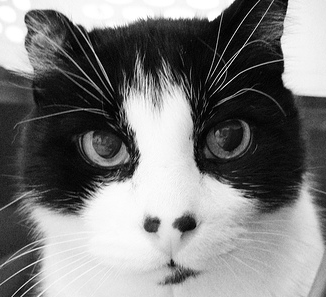
#> input picture cat/0.jpg, 326 x 297 px, found by its file name; its folder holds 4 pictures in this run
$ jupyter execute --allow-errors Final_proj.ipynb
#> lines starting #> are read from the running program, lines starting #| are printed output that depends on the picture
#> further down, image is the input picture: shape (297, 326); min 0, max 255, mean 125
#> `image = cv.resize(image,image_size)`:
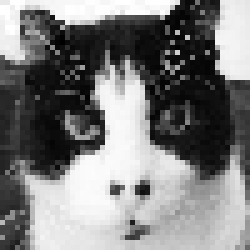
#> image: shape (50, 50) (shown 5 times larger); min 0, max 255, mean 125.2
#> `image = image.reshape(image.size)`: image = 2500 values, max 255 at index 2, min 0 at index 412, mean 125.2
#> pass 2 of the loop `for i in range(numFiles-1):`:
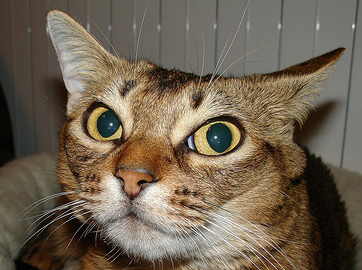
#> input picture cat/1.jpg, 362 x 270 px, found by its file name
#> `image = cv.imread(path+'/'+str(i)+'.jpg',cv.IMREAD_GRAYSCALE)`:
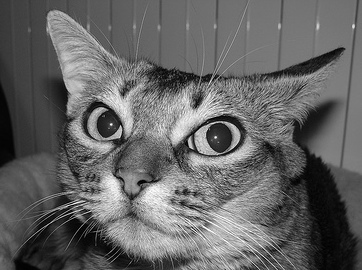
#> image: shape (270, 362); min 0, max 255, mean 100.4
#> `image = cv.resize(image,image_size)`:
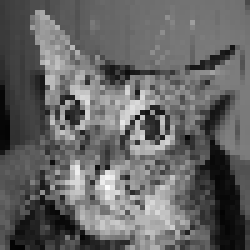
#> image: shape (50, 50) (shown 5 times larger); min 3, max 253, mean 100.9
#> `image = image.reshape(image.size)`: image = 2500 values, max 253 at index 1871, min 3 at index 2144, mean 100.9
[cell 1]
import os
import cv2 as cv
import numpy as np
import matplotlib.pyplot as plt
import scipy.linalg as la

[cell 2]
# cat part

[cell 3]
# pre-process data

[cell 4]
path='/Users/xiaoshuaiheng/Desktop/EE 551 Python/final project/cat'
trainFiles = os.listdir(path)
numFiles = len(trainFiles)
image_size=(50,50)
cat_set=[]
#> (the rest of this cell did not finish here and is left out)

[cell 5]
cat_set=np.array(cat_set)     # convert image_set type to array
print(cat_set.shape)
#| (2, 2500)
cat_set=np.transpose(cat_set)   # get the transpose image_Set matrix
#> cat_set = 2500 pairs, first value 0 to 255, second value 3 to 253
print(cat_set.shape)
#| (2500, 2)

[cell 6]
# get the mean face

[cell 7]
mean_cat = cat_set.mean(axis=1)
#> mean_cat = 2500 values, max 246.5 at index 1771, min 10.5 at index 1642, mean 113.1
mean_cat.shape
plt.imshow(mean_cat.reshape(50,50),cmap='gray')
plt.title('mean cat face')
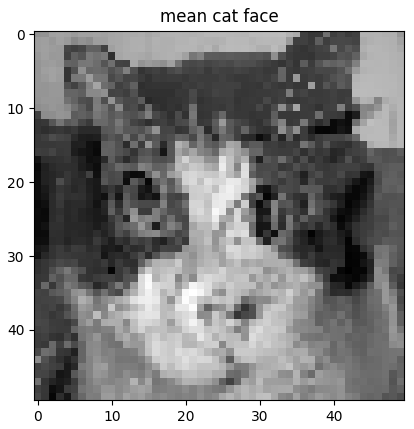
#> figure drawn by matplotlib, 1 panel

[cell 8]
# using PCA algorithm get the eigenfaces

[cell 9]
scatter_matrix=np.zeros(shape=(2500,2500)) # set up an empty scatter_matrix
#> (the rest of this cell did not finish here and is left out)

[cell 10]
(eigenvalues,eigenvectors)=la.eig(scatter_matrix) # eigendecomposition

[cell 11]
eigenvalues=eigenvalues.real   # convert complex nums to real nums
#> eigenvalues = 2500 values, max 13563786.5 at index 0, min -1.42e-09 at index 1, mean 5425.5
print(eigenvalues)
#> (printed output is left out)
eigenvectors=eigenvectors.real
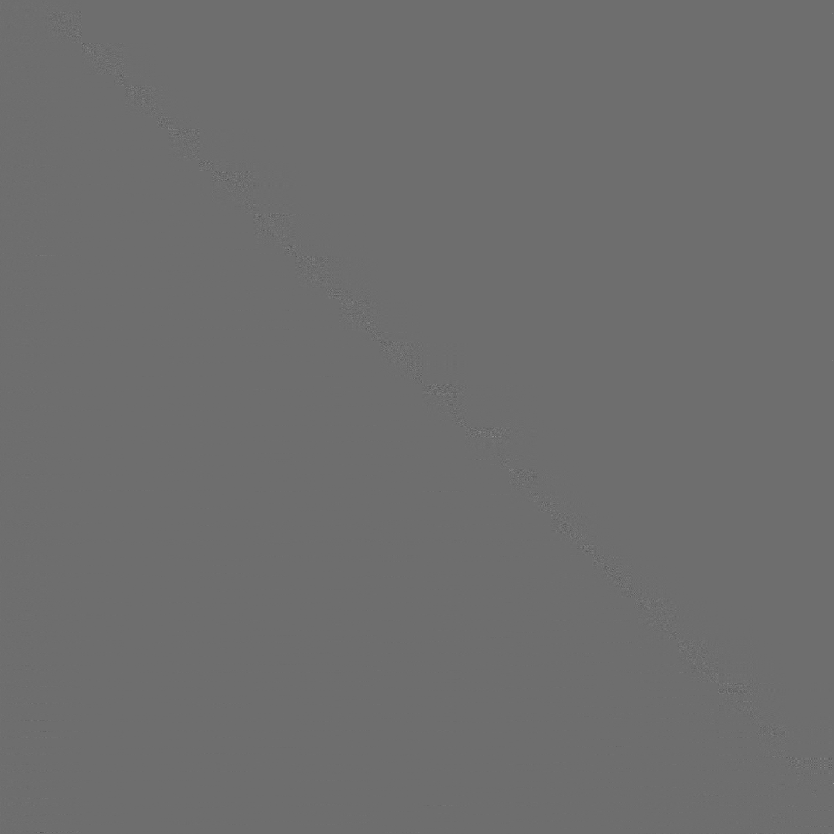
#> eigenvectors: shape (2500, 2500) float64 (shown at 1/3 size); min -0.764, max 1, mean 1.51e-05; drawn with min black and max white
print(eigenvectors)
#> (printed output is left out)

[cell 12]
eigen_cat=eigenvectors[:,0:5] # take first top 5 images as our eigenfaces and train set
#> eigen_cat = 2500 rows, first 6: [0.0334, -0.00648, -0.00648, 0.00481, 0.00481], [0.0328, -0.0583, -0.0583, -0.0119, -0.0119], [0.0367, 0.0181, 0.0181, -0.011, -0.011], [0.0361, 0.0647, 0.0647, 0.0545, 0.0545], [0.0359, -0.0201, -0.0201, 7.82e-05, 7.82e-05], [0.0326, -0.033, -0.033, -0.0231, -0.0231]
eigen_cat.shape
#> Out = (2500, 5)

[cell 13]
for i in range(1,5):
    plt.subplot(1,5,i)
    plt.imshow(eigen_cat[:,i-1].reshape(50,50),cmap='gray')
    #plt.title(str(i))
plt.subplot(1,5,5)
plt.imshow(eigen_cat[:,4].reshape(50,50),cmap='gray')
#plt.title('20')
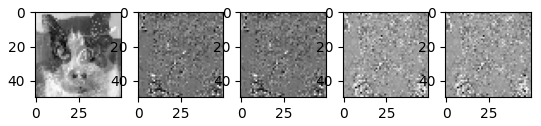
#> figure drawn by matplotlib, 5 panels
